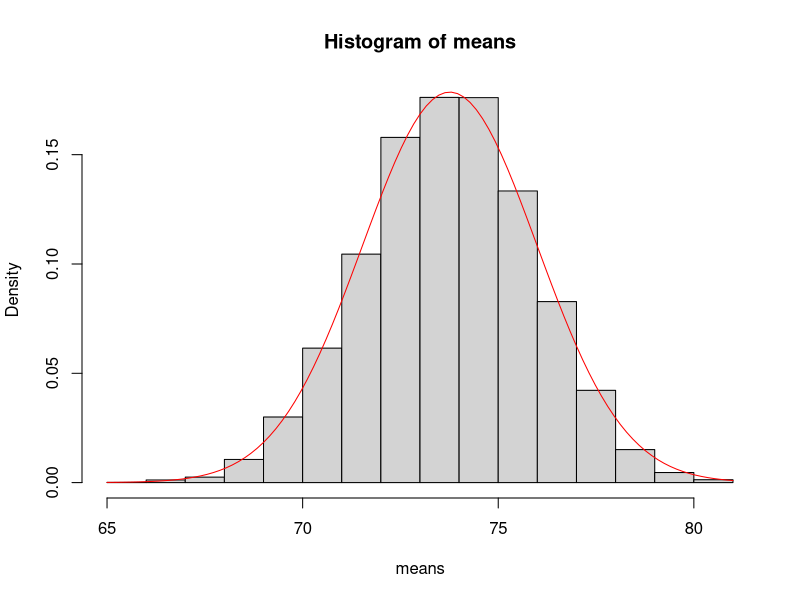
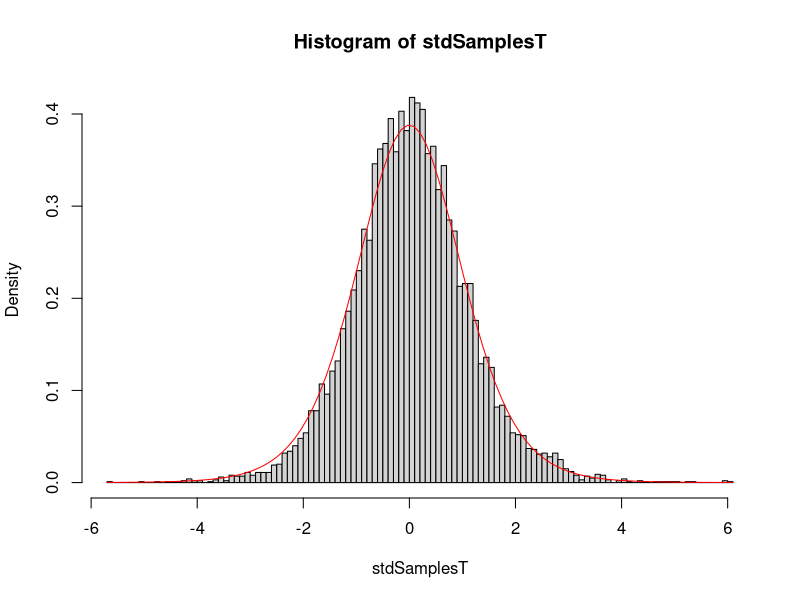
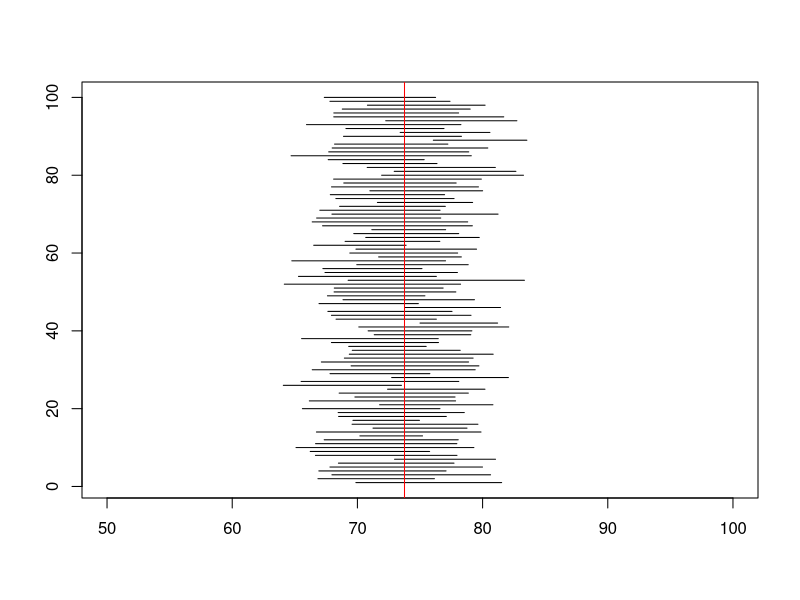

Source code (R) for these figures, in order:
# setwd("Workshops/Week8")
# cleanup
rm(list=ls())

BodyTemp <- read.csv("lib/BodyTemp.csv")
populationMean <- mean(BodyTemp$HeartRate)
populationSd <- sd(BodyTemp$HeartRate)

n <- 10
N <- 10^4

means <- numeric(N)
stdSamplesT <- numeric(N)
for (i in 1:N){
  values <- sample(BodyTemp$HeartRate, n)
  sampleMean <- mean(values)
  sampleSd <- sd(values)
  means[i] <- sampleMean
  stdSamplesT[i] <- (sampleMean - populationMean)/(sampleSd/sqrt(n))
}

hist(means, probability = TRUE)
curve(dnorm(x, populationMean, populationSd/sqrt(10)), add=TRUE, col="red")
# nice. very nice.

hist(stdSamplesT, probability = TRUE, breaks = "FD")
curve(dt(x, n-1), add=TRUE, col="red")
# pretty.

#Let's see how we do with a t confidence interval
missedL <- 0; missedU <- 0
plot(x =c(50,100), y = c(1,100), type = "n", xlab = "", ylab = "") #blank plot
N <-1000
counter <- 0
for (i in 1:N) {
  x <- sample(BodyTemp$HeartRate, n)
  L <- mean(x) + qt(0.025, n-1) * sd(x)/sqrt(n) #usually less than the true mean
  U <- mean(x) + qt(0.975, n-1) * sd(x)/sqrt(n) #usually greater than the true mean
  if (populationMean <L) missedL <- missedL + 1 #+1 if we were wrong
  if (populationMean >U) missedU <- missedU + 1 #+1 if we were wrong
  if (L < populationMean && U > populationMean) counter <- counter + 1 #count +1 if we were correct
  if(i <= 100) segments(L, i, U, i)
}
abline (v = populationMean, col = "red") #vertical line at true mean
(N-missedL-missedU)/N #what fraction of the time did interval include the true mean?; 0.962
missedL/N   #the confidence interval rarely lies to the right of the true mean; 0.022
missedU/N   #the confidence interval often lies to the right of the true mean; 0.016